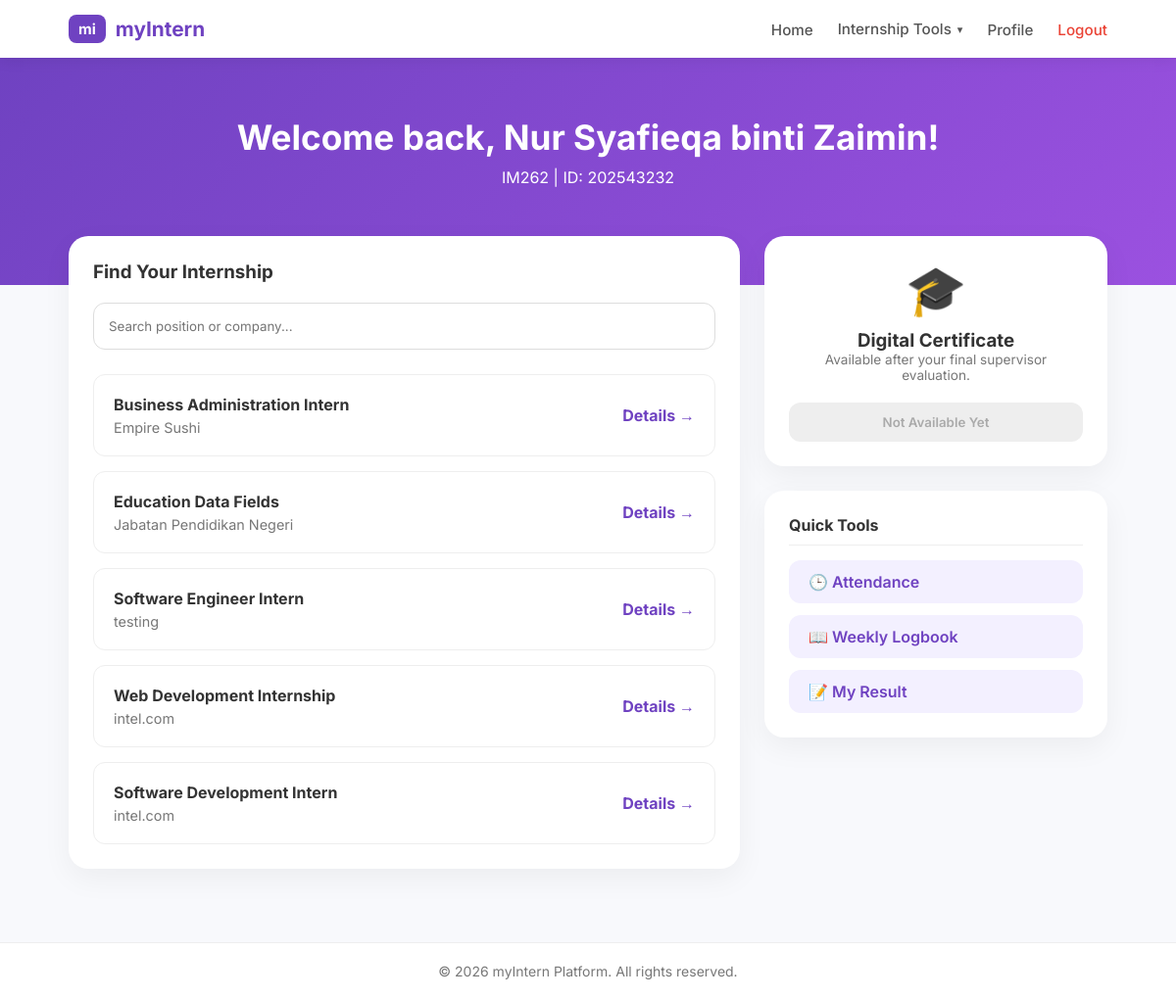
/applicant.php (signed in), run on an earlier commit of the app's database.
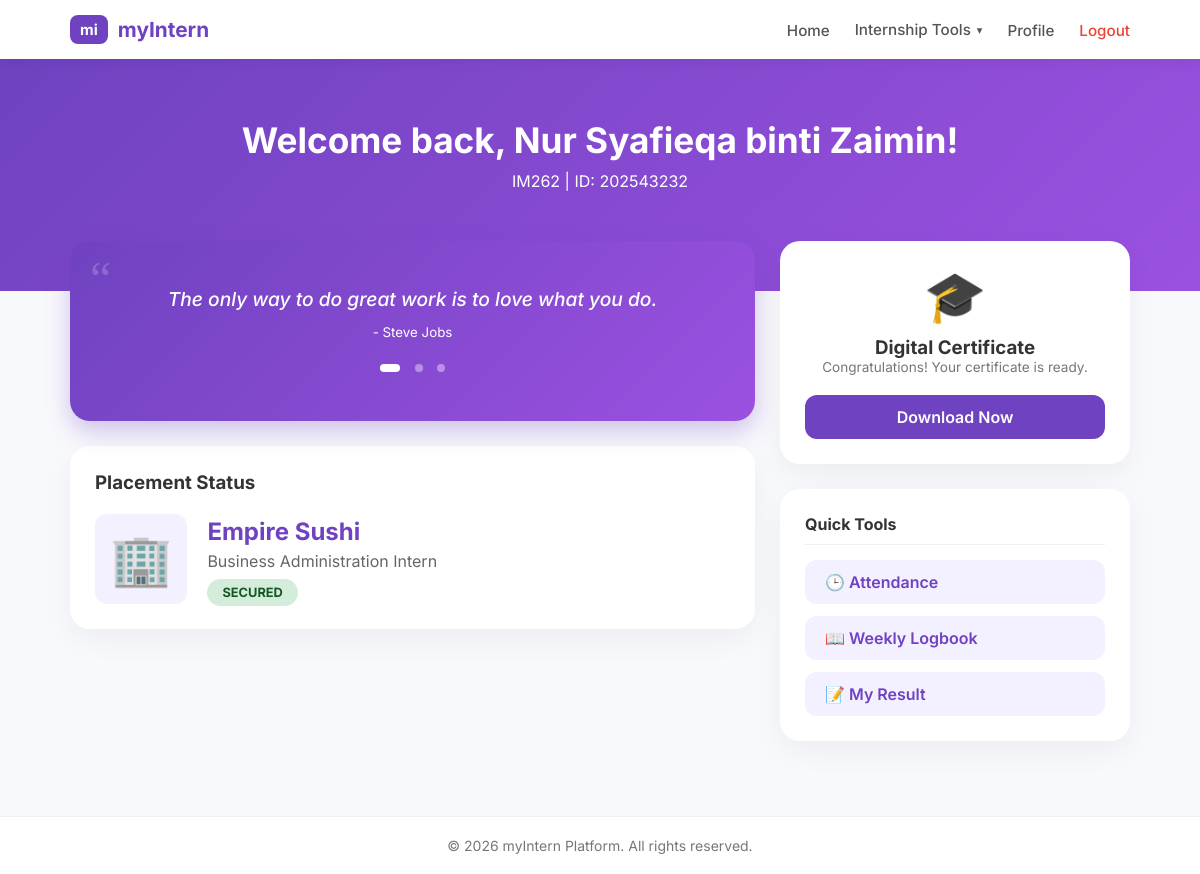
And on a later commit of the database.
### tables this page shows
CREATE TABLE `internship_ads` (
  `ad_id` int(11) NOT NULL,
  `company_id` int(11) NOT NULL,
  `title` varchar(150) NOT NULL,
  `description` text DEFAULT NULL,
  `requirements` text DEFAULT NULL,
  `start_date` date DEFAULT NULL,
  `end_date` date DEFAULT NULL,
  `posted_at` datetime DEFAULT current_timestamp(),
  `ad_status` enum('active','closed') DEFAULT 'active'
);

CREATE TABLE `companies` (
  `company_id` int(11) NOT NULL,
  `user_id` int(11) NOT NULL,
  `company_name` varchar(150) NOT NULL,
  `company_address` text DEFAULT NULL,
  `company_email` varchar(100) DEFAULT NULL,
  `company_phone` varchar(20) DEFAULT NULL,
  `industry_type` varchar(100) DEFAULT NULL
);

CREATE TABLE `internship_applications` (
  `application_id` int(11) NOT NULL,
  `student_id` int(11) NOT NULL,
  `ad_id` int(11) NOT NULL,
  `apply_date` datetime DEFAULT current_timestamp(),
  `application_status` enum('pending','approved','rejected') DEFAULT 'pending',
  `phone` varchar(20) DEFAULT NULL,
  `university` varchar(255) DEFAULT NULL,
  `programme` varchar(50) DEFAULT NULL,
  `cgpa` decimal(3,2) DEFAULT NULL,
  `additional_info` text DEFAULT NULL,
  `form_data` longtext DEFAULT NULL CHECK (json_valid(`form_data`)),
  `applied_at` datetime DEFAULT current_timestamp()
);

### applicant.php (the view, shortened to what the changed rows need)
<?php
require 'db_connect.php';
$user_id = $_SESSION['user_id'];
$stmt = $conn->prepare("SELECT * FROM students WHERE user_id = ?");
$stmt->bind_param("i", $user_id);
$stmt->execute();
$student = $stmt->get_result()->fetch_assoc();
$student_id = $student['student_id'];
$display_name = $student['student_name'];
$secured_query = "SELECT ap.application_id, ap.application_status, c.company_name, ad.title, ad.ad_id
                  FROM internship_applications ap
                  JOIN internship_ads ad ON ap.ad_id = ad.ad_id
                  JOIN companies c ON ad.company_id = c.company_id
                  WHERE ap.student_id = ? AND ap.application_status = 'approved'
                  LIMIT 1";
$secured_stmt = $conn->prepare($secured_query);
$secured_stmt->bind_param("i", $student_id);
$secured_stmt->execute();
$approved_app = $secured_stmt->get_result()->fetch_assoc();
$is_secured = ($approved_app) ? true : false;
$eval_stmt = $conn->prepare("SELECT final_score FROM evaluations WHERE student_id = ?");
$eval_stmt->bind_param("i", $student_id);
$eval_stmt->execute();
$eval_data = $eval_stmt->get_result()->fetch_assoc();
$final_mark = $eval_data['final_score'] ?? null;
$search = $_GET['search'] ?? '';
$search_param = "%$search%";
$ads_query = "SELECT a.*, c.company_name FROM internship_ads a
              JOIN companies c ON a.company_id = c.company_id
              WHERE (a.title LIKE ? OR c.company_name LIKE ?) AND a.ad_status = 'active'
              ORDER BY a.posted_at DESC";
$ads_stmt = $conn->prepare($ads_query);
$ads_stmt->bind_param("ss", $search_param, $search_param);
$ads_stmt->execute();
$ads_result = $ads_stmt->get_result();
?>
<!DOCTYPE html>
<html lang="en">
<head>
    <link rel="stylesheet" href="css/applicant.css">
</head>
<body>
<div class="welcome-hero">
    <h1>Welcome back, <?php echo htmlspecialchars($display_name); ?>!</h1>
</div>
<div class="main-container">
    <div class="content-left">
        <?php if ($is_secured): ?>
            <div class="card motivation-carousel">
                <div class="carousel-container">
                    <div class="motivation-slide active">
                        <span class="quote-icon">“</span>
                        <p>The only way to do great work is to love what you do.</p>
                        <small>- Steve Jobs</small>
                    </div>
                </div>
                <div class="carousel-dots">
                    <span class="dot active"></span>
                    <span class="dot"></span>
                    <span class="dot"></span>
                </div>
            </div>
            <div class="card">
                <h3 style="margin-bottom: 20px;">Placement Status</h3>
                <div class="placement-info">
                    <div style="font-size: 50px; background: #f3f0ff; padding: 15px; border-radius: 12px;">🏢</div>
                    <div>
                        <h2 style="color: var(--primary); margin-bottom: 5px;"><?php echo htmlspecialchars($approved_app['company_name']); ?></h2>
                        <p style="color: #666; margin-bottom: 10px;"><?php echo htmlspecialchars($approved_app['title']); ?></p>
                        <span class="status-pill approved">SECURED</span>
                    </div>
                </div>
            </div>
        <?php else: ?>
            <div class="card">
                <h3 style="margin-bottom: 20px;">Find Your Internship</h3>
                <form method="GET" style="margin-bottom: 25px;">
                    <input type="text" name="search" placeholder="Search position or company..." value="<?php echo htmlspecialchars($search); ?>"
                           style="width: 100%; padding: 15px; border-radius: 12px; border: 1px solid #ddd; outline: none; transition: 0.3s;">
                </form>
                <div class="ad-list">
                    <?php if($ads_result->num_rows > 0): ?>
                        <?php while($ad = $ads_result->fetch_assoc()): ?>
                            <div class="ad-item">
                                <div>
                                    <h4 style="color: #333; margin-bottom: 5px;"><?php echo htmlspecialchars($ad['title']); ?></h4>
                                    <p style="font-size: 0.9rem; color: #777;"><?php echo htmlspecialchars($ad['company_name']); ?></p>
                                </div>
                                <a href="internship_details.php?id=<?php echo $ad['ad_id']; ?>" style="color: var(--primary); font-weight: 700; text-decoration: none;">Details →</a>
                            </div>
                        <?php endwhile; ?>
                    <?php else: ?>
                        <p style="text-align: center; color: #999; padding: 20px;">No internship advertisements found.</p>
                    <?php endif; ?>
                </div>
            </div>
        <?php endif; ?>
    </div>
    <div class="content-right">
        <div class="card" style="text-align: center;">
            <div style="font-size: 50px; margin-bottom: 10px;">🎓</div>
            <h3>Digital Certificate</h3>
            <p style="font-size: 0.85rem; color: #777; margin-bottom: 20px; padding: 0 10px;">
                <?php echo ($final_mark) ? "Congratulations! Your certificate is ready." : "Available after your final supervisor evaluation."; ?>
            </p>
            <?php if ($final_mark): ?>
                <a href="generate_report.php?id=<?php echo $student_id; ?>" class="btn btn-primary">Download Now</a>
            <?php else: ?>
                <button class="btn" style="background: #eee; color: #aaa; cursor: not-allowed;" disabled>Not Available Yet</button>
            <?php endif; ?>
        </div>
    </div>
</div>
</body>
</html>

What changed in the data, as far as the page shows it:
no longer on this page (row unchanged): internship_ads: title "Business Administration Intern", company.company_name "Empire Sushi"
no longer on this page (row unchanged): internship_ads: title "Education Data Fields", company.company_name "Jabatan Pendidikan Negeri"
removed internship_ads: title "Software Engineer Intern", company.company_name "testing"
no longer on this page (row unchanged): internship_ads: title "Web Development Internship", company.company_name "intel.com"
no longer on this page (row unchanged): internship_ads: title "Software Development Intern", company.company_name "intel.com"
added internship_applications: companies.company_name "Empire Sushi", ad.title "Business Administration Intern"
Also different on the page:
text no longer shown: "Find Your Internship Available after your final supervisor evaluation. Not Available Yet"
text now shown: "“ The only way to do great work is to love what you do. - Steve Jobs Placement Status 🏢 SECURED Congratulations! Your certificate is ready. Download Now"
